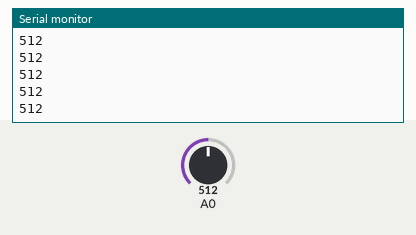
This sketch was run on a simulated Arduino Uno, built with avr-gcc and run on an emulated ATmega328P. On the bench: the last lines printed to the serial monitor. Inputs (shaded band) come from the test bench; at power-on: A0 = 512.

Above: at 1.2 s.
1.3 s: A0 set to 716
At 2.2 s:
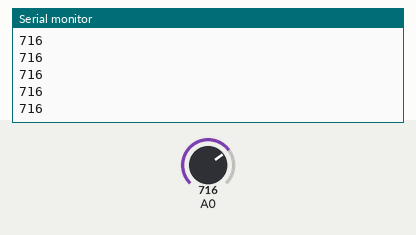
2.8 s: A0 set to 900
At 3.4 s:
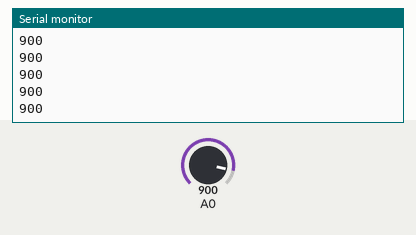
Timing chart, 0 to 5.8 s (numbered marks = the images above; inputs shaded):
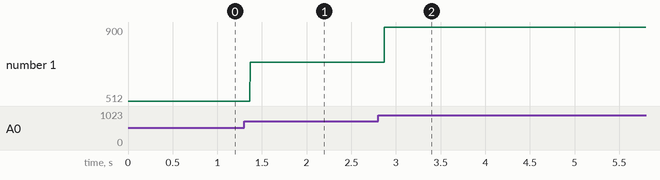

The sketch:

Photoresistor.ino
```cpp
void setup()
{
  Serial.begin(9600);
  pinMode(A0, INPUT);
}

void loop()
{
  Serial.print(analogRead(A0));
  Serial.print("\n");
}
```

Measured:
- after the input at 1.3 s, the serial monitor: prints a new line after 0.07 s (image 1)
- after the input at 2.8 s, the serial monitor: prints a new line after 0.07 s (image 2)
- plotted number 1: 512 → 716 after the input at 1.3 s, 716 → 900 after the input at 2.8 s
